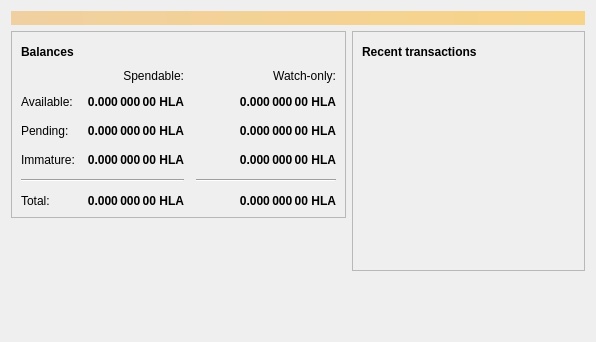
<?xml version="1.0" encoding="UTF-8"?>
<ui version="4.0">
 <class>OverviewPage</class>
 <widget class="QWidget" name="OverviewPage">
  <property name="geometry">
   <rect>
    <x>0</x>
    <y>0</y>
    <width>596</width>
    <height>342</height>
   </rect>
  </property>
  <property name="windowTitle">
   <string>Form</string>
  </property>
  <layout class="QVBoxLayout" name="topLayout">
   <item>
    <widget class="QLabel" name="labelAlerts">
     <property name="visible">
      <bool>false</bool>
     </property>
     <property name="styleSheet">
      <string notr="true">QLabel { background-color: qlineargradient(x1: 0, y1: 0, x2: 1, y2: 0, stop:0 #F0D0A0, stop:1 #F8D488); color:#000000; }</string>
     </property>
     <property name="wordWrap">
      <bool>true</bool>
     </property>
     <property name="margin">
      <number>3</number>
     </property>
     <property name="textInteractionFlags">
      <set>Qt::TextSelectableByMouse</set>
     </property>
    </widget>
   </item>
   <item>
    <layout class="QHBoxLayout" name="horizontalLayout" stretch="1,1">
     <item>
      <layout class="QVBoxLayout" name="verticalLayout_2">
       <item>
        <widget class="QFrame" name="frame">
         <property name="frameShape">
          <enum>QFrame::StyledPanel</enum>
         </property>
         <property name="frameShadow">
          <enum>QFrame::Raised</enum>
         </property>
         <layout class="QVBoxLayout" name="verticalLayout_4">
          <item>
           <layout class="QHBoxLayout" name="horizontalLayout_4">
            <item>
             <widget class="QLabel" name="label_5">
              <property name="font">
               <font>
                <weight>75</weight>
                <bold>true</bold>
               </font>
              </property>
              <property name="text">
               <string>Balances</string>
              </property>
             </widget>
            </item>
            <item>
             <widget class="QPushButton" name="labelWalletStatus">
              <property name="enabled">
               <bool>true</bool>
              </property>
              <property name="maximumSize">
               <size>
                <width>30</width>
                <height>16777215</height>
               </size>
              </property>
              <property name="toolTip">
               <string>The displayed information may be out of date. Your wallet automatically synchronizes with the Hallacoin network after a connection is established, but this process has not completed yet.</string>
              </property>
              <property name="text">
               <string/>
              </property>
              <property name="icon">
               <iconset resource="../bitcoin.qrc">
                <normaloff>:/icons/warning</normaloff>
                <disabledoff>:/icons/warning</disabledoff>:/icons/warning</iconset>
              </property>
              <property name="iconSize">
               <size>
                <width>24</width>
                <height>24</height>
               </size>
              </property>
              <property name="flat">
               <bool>true</bool>
              </property>
             </widget>
            </item>
            <item>
             <spacer name="horizontalSpacer_3">
              <property name="orientation">
               <enum>Qt::Horizontal</enum>
              </property>
              <property name="sizeHint" stdset="0">
               <size>
                <width>40</width>
                <height>20</height>
               </size>
              </property>
             </spacer>
            </item>
           </layout>
          </item>
          <item>
           <layout class="QGridLayout" name="gridLayout">
            <property name="spacing">
             <number>12</number>
            </property>
            <item row="2" column="2">
             <widget class="QLabel" name="labelWatchPending">
              <property name="font">
               <font>
                <weight>75</weight>
                <bold>true</bold>
               </font>
              </property>
              <property name="cursor">
               <cursorShape>IBeamCursor</cursorShape>
              </property>
              <property name="toolTip">
               <string>Unconfirmed transactions to watch-only addresses</string>
              </property>
              <property name="text">
               <string notr="true">0.000 000 00 HLA</string>
              </property>
              <property name="alignment">
               <set>Qt::AlignRight|Qt::AlignTrailing|Qt::AlignVCenter</set>
              </property>
              <property name="textInteractionFlags">
               <set>Qt::LinksAccessibleByMouse|Qt::TextSelectableByKeyboard|Qt::TextSelectableByMouse</set>
              </property>
             </widget>
            </item>
            <item row="2" column="1">
             <widget class="QLabel" name="labelUnconfirmed">
              <property name="font">
               <font>
                <weight>75</weight>
                <bold>true</bold>
               </font>
              </property>
              <property name="cursor">
               <cursorShape>IBeamCursor</cursorShape>
              </property>
              <property name="toolTip">
               <string>Total of transactions that have yet to be confirmed, and do not yet count toward the spendable balance</string>
              </property>
              <property name="text">
               <string notr="true">0.000 000 00 HLA</string>
              </property>
              <property name="alignment">
               <set>Qt::AlignRight|Qt::AlignTrailing|Qt::AlignVCenter</set>
              </property>
              <property name="textInteractionFlags">
               <set>Qt::LinksAccessibleByMouse|Qt::TextSelectableByKeyboard|Qt::TextSelectableByMouse</set>
              </property>
             </widget>
            </item>
            <item row="3" column="2">
             <widget class="QLabel" name="labelWatchImmature">
              <property name="font">
               <font>
                <weight>75</weight>
                <bold>true</bold>
               </font>
              </property>
              <property name="cursor">
               <cursorShape>IBeamCursor</cursorShape>
              </property>
              <property name="toolTip">
               <string>Mined balance in watch-only addresses that has not yet matured</string>
              </property>
              <property name="text">
               <string notr="true">0.000 000 00 HLA</string>
              </property>
              <property name="alignment">
               <set>Qt::AlignRight|Qt::AlignTrailing|Qt::AlignVCenter</set>
              </property>
              <property name="textInteractionFlags">
               <set>Qt::LinksAccessibleByMouse|Qt::TextSelectableByKeyboard|Qt::TextSelectableByMouse</set>
              </property>
             </widget>
            </item>
            <item row="4" column="0" colspan="2">
             <widget class="Line" name="line">
              <property name="orientation">
               <enum>Qt::Horizontal</enum>
              </property>
             </widget>
            </item>
            <item row="4" column="2">
             <widget class="Line" name="lineWatchBalance">
              <property name="sizePolicy">
               <sizepolicy hsizetype="Preferred" vsizetype="Fixed">
                <horstretch>0</horstretch>
                <verstretch>0</verstretch>
               </sizepolicy>
              </property>
              <property name="minimumSize">
               <size>
                <width>140</width>
                <height>0</height>
               </size>
              </property>
              <property name="orientation">
               <enum>Qt::Horizontal</enum>
              </property>
             </widget>
            </item>
            <item row="5" column="0">
             <widget class="QLabel" name="labelTotalText">
              <property name="text">
               <string>Total:</string>
              </property>
             </widget>
            </item>
            <item row="3" column="1">
             <widget class="QLabel" name="labelImmature">
              <property name="font">
               <font>
                <weight>75</weight>
                <bold>true</bold>
               </font>
              </property>
              <property name="cursor">
               <cursorShape>IBeamCursor</cursorShape>
              </property>
              <property name="toolTip">
               <string>Mined balance that has not yet matured</string>
              </property>
              <property name="text">
               <string notr="true">0.000 000 00 HLA</string>
              </property>
              <property name="alignment">
               <set>Qt::AlignRight|Qt::AlignTrailing|Qt::AlignVCenter</set>
              </property>
              <property name="textInteractionFlags">
               <set>Qt::LinksAccessibleByMouse|Qt::TextSelectableByKeyboard|Qt::TextSelectableByMouse</set>
              </property>
             </widget>
            </item>
            <item row="2" column="3">
             <spacer name="horizontalSpacer_2">
              <property name="orientation">
               <enum>Qt::Horizontal</enum>
              </property>
              <property name="sizeHint" stdset="0">
               <size>
                <width>40</width>
                <height>20</height>
               </size>
              </property>
             </spacer>
            </item>
            <item row="3" column="0">
             <widget class="QLabel" name="labelImmatureText">
              <property name="text">
               <string>Immature:</string>
              </property>
             </widget>
            </item>
            <item row="5" column="1">
             <widget class="QLabel" name="labelTotal">
              <property name="font">
               <font>
                <weight>75</weight>
                <bold>true</bold>
               </font>
              </property>
              <property name="cursor">
               <cursorShape>IBeamCursor</cursorShape>
              </property>
              <property name="toolTip">
               <string>Your current total balance</string>
              </property>
              <property name="text">
               <string notr="true">0.000 000 00 HLA</string>
              </property>
              <property name="alignment">
               <set>Qt::AlignRight|Qt::AlignTrailing|Qt::AlignVCenter</set>
              </property>
              <property name="textInteractionFlags">
               <set>Qt::LinksAccessibleByMouse|Qt::TextSelectableByKeyboard|Qt::TextSelectableByMouse</set>
              </property>
             </widget>
            </item>
            <item row="5" column="2">
             <widget class="QLabel" name="labelWatchTotal">
              <property name="font">
               <font>
                <weight>75</weight>
                <bold>true</bold>
               </font>
              </property>
              <property name="cursor">
               <cursorShape>IBeamCursor</cursorShape>
              </property>
              <property name="toolTip">
               <string>Current total balance in watch-only addresses</string>
              </property>
              <property name="text">
               <string notr="true">0.000 000 00 HLA</string>
              </property>
              <property name="alignment">
               <set>Qt::AlignRight|Qt::AlignTrailing|Qt::AlignVCenter</set>
              </property>
              <property name="textInteractionFlags">
               <set>Qt::LinksAccessibleByMouse|Qt::TextSelectableByKeyboard|Qt::TextSelectableByMouse</set>
              </property>
             </widget>
            </item>
            <item row="0" column="2">
             <widget class="QLabel" name="labelWatchonly">
              <property name="text">
               <string>Watch-only:</string>
              </property>
              <property name="alignment">
               <set>Qt::AlignRight|Qt::AlignTrailing|Qt::AlignVCenter</set>
              </property>
             </widget>
            </item>
            <item row="1" column="0">
             <widget class="QLabel" name="labelBalanceText">
              <property name="text">
               <string>Available:</string>
              </property>
             </widget>
            </item>
            <item row="1" column="1">
             <widget class="QLabel" name="labelBalance">
              <property name="font">
               <font>
                <weight>75</weight>
                <bold>true</bold>
               </font>
              </property>
              <property name="cursor">
               <cursorShape>IBeamCursor</cursorShape>
              </property>
              <property name="toolTip">
               <string>Your current spendable balance</string>
              </property>
              <property name="text">
               <string notr="true">0.000 000 00 HLA</string>
              </property>
              <property name="alignment">
               <set>Qt::AlignRight|Qt::AlignTrailing|Qt::AlignVCenter</set>
              </property>
              <property name="textInteractionFlags">
               <set>Qt::LinksAccessibleByMouse|Qt::TextSelectableByKeyboard|Qt::TextSelectableByMouse</set>
              </property>
             </widget>
            </item>
            <item row="1" column="2">
             <widget class="QLabel" name="labelWatchAvailable">
              <property name="font">
               <font>
                <weight>75</weight>
                <bold>true</bold>
               </font>
              </property>
              <property name="cursor">
               <cursorShape>IBeamCursor</cursorShape>
              </property>
              <property name="toolTip">
               <string>Your current balance in watch-only addresses</string>
              </property>
              <property name="text">
               <string notr="true">0.000 000 00 HLA</string>
              </property>
              <property name="alignment">
               <set>Qt::AlignRight|Qt::AlignTrailing|Qt::AlignVCenter</set>
              </property>
              <property name="textInteractionFlags">
               <set>Qt::LinksAccessibleByMouse|Qt::TextSelectableByKeyboard|Qt::TextSelectableByMouse</set>
              </property>
             </widget>
            </item>
            <item row="2" column="0">
             <widget class="QLabel" name="labelPendingText">
              <property name="text">
               <string>Pending:</string>
              </property>
             </widget>
            </item>
            <item row="0" column="1">
             <widget class="QLabel" name="labelSpendable">
              <property name="text">
               <string>Spendable:</string>
              </property>
              <property name="alignment">
               <set>Qt::AlignRight|Qt::AlignTrailing|Qt::AlignVCenter</set>
              </property>
             </widget>
            </item>
           </layout>
          </item>
         </layout>
        </widget>
       </item>
       <item>
        <spacer name="verticalSpacer">
         <property name="orientation">
          <enum>Qt::Vertical</enum>
         </property>
         <property name="sizeHint" stdset="0">
          <size>
           <width>20</width>
           <height>40</height>
          </size>
         </property>
        </spacer>
       </item>
      </layout>
     </item>
     <item>
      <layout class="QVBoxLayout" name="verticalLayout_3">
       <item>
        <widget class="QFrame" name="frame_2">
         <property name="frameShape">
          <enum>QFrame::StyledPanel</enum>
         </property>
         <property name="frameShadow">
          <enum>QFrame::Raised</enum>
         </property>
         <layout class="QVBoxLayout" name="verticalLayout">
          <item>
           <layout class="QHBoxLayout" name="horizontalLayout_2">
            <item>
             <widget class="QLabel" name="label_4">
              <property name="font">
               <font>
                <weight>75</weight>
                <bold>true</bold>
               </font>
              </property>
              <property name="text">
               <string>Recent transactions</string>
              </property>
             </widget>
            </item>
            <item>
             <widget class="QPushButton" name="labelTransactionsStatus">
              <property name="enabled">
               <bool>true</bool>
              </property>
              <property name="maximumSize">
               <size>
                <width>30</width>
                <height>16777215</height>
               </size>
              </property>
              <property name="toolTip">
               <string>The displayed information may be out of date. Your wallet automatically synchronizes with the Hallacoin network after a connection is established, but this process has not completed yet.</string>
              </property>
              <property name="text">
               <string/>
              </property>
              <property name="icon">
               <iconset resource="../bitcoin.qrc">
                <normaloff>:/icons/warning</normaloff>
                <disabledoff>:/icons/warning</disabledoff>:/icons/warning</iconset>
              </property>
              <property name="iconSize">
               <size>
                <width>24</width>
                <height>24</height>
               </size>
              </property>
              <property name="flat">
               <bool>true</bool>
              </property>
             </widget>
            </item>
            <item>
             <spacer name="horizontalSpacer">
              <property name="orientation">
               <enum>Qt::Horizontal</enum>
              </property>
              <property name="sizeHint" stdset="0">
               <size>
                <width>40</width>
                <height>20</height>
               </size>
              </property>
             </spacer>
            </item>
           </layout>
          </item>
          <item>
           <widget class="QListView" name="listTransactions">
            <property name="styleSheet">
             <string notr="true">QListView { background: transparent; }</string>
            </property>
            <property name="frameShape">
             <enum>QFrame::NoFrame</enum>
            </property>
            <property name="verticalScrollBarPolicy">
             <enum>Qt::ScrollBarAlwaysOff</enum>
            </property>
            <property name="horizontalScrollBarPolicy">
             <enum>Qt::ScrollBarAlwaysOff</enum>
            </property>
            <property name="selectionMode">
             <enum>QAbstractItemView::NoSelection</enum>
            </property>
           </widget>
          </item>
         </layout>
        </widget>
       </item>
       <item>
        <spacer name="verticalSpacer_2">
         <property name="orientation">
          <enum>Qt::Vertical</enum>
         </property>
         <property name="sizeHint" stdset="0">
          <size>
           <width>20</width>
           <height>40</height>
          </size>
         </property>
        </spacer>
       </item>
      </layout>
     </item>
    </layout>
   </item>
  </layout>
 </widget>
 <resources/>
 <connections/>
</ui>
